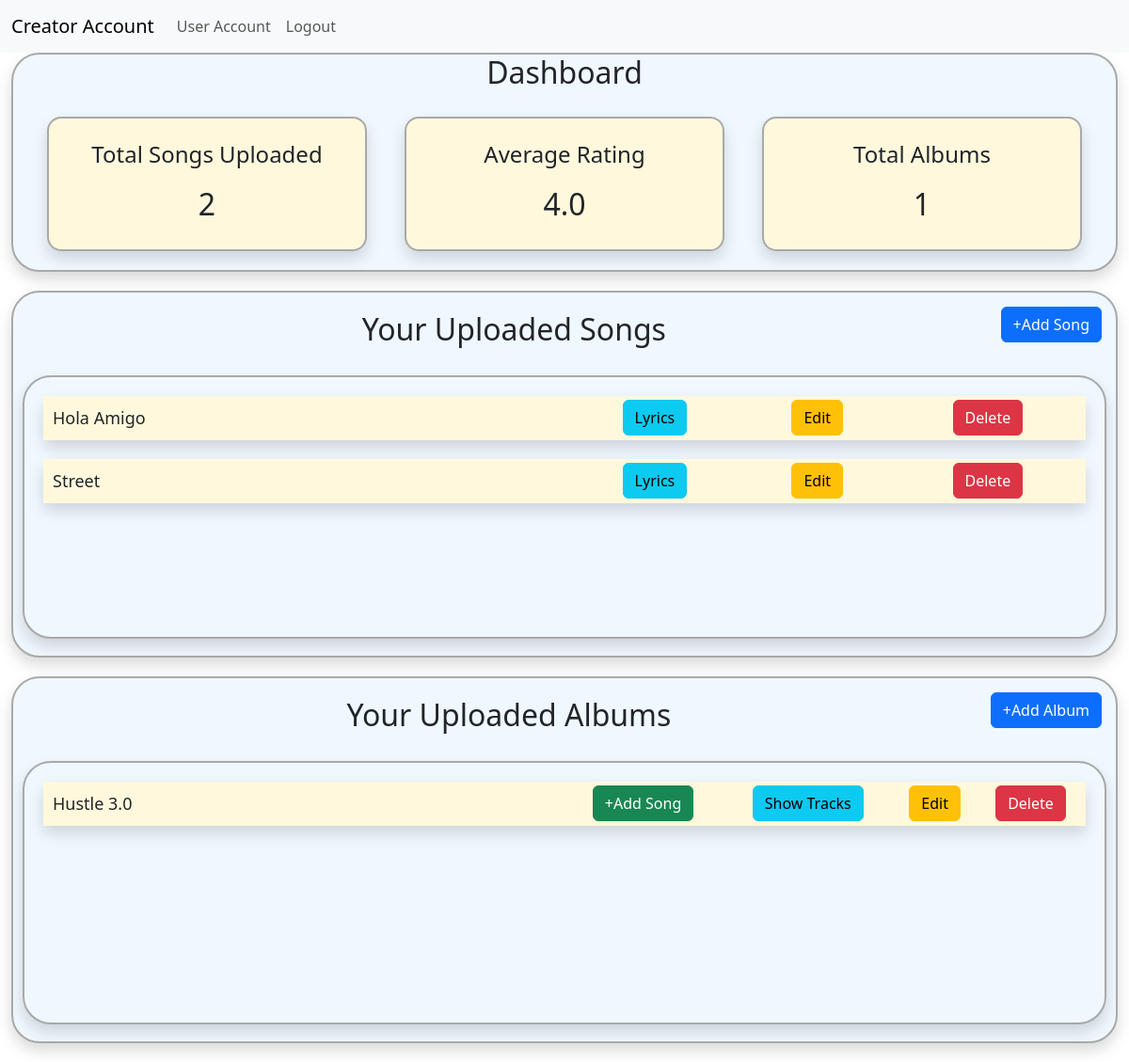
Before: /home/1/creator_account with the older database file.
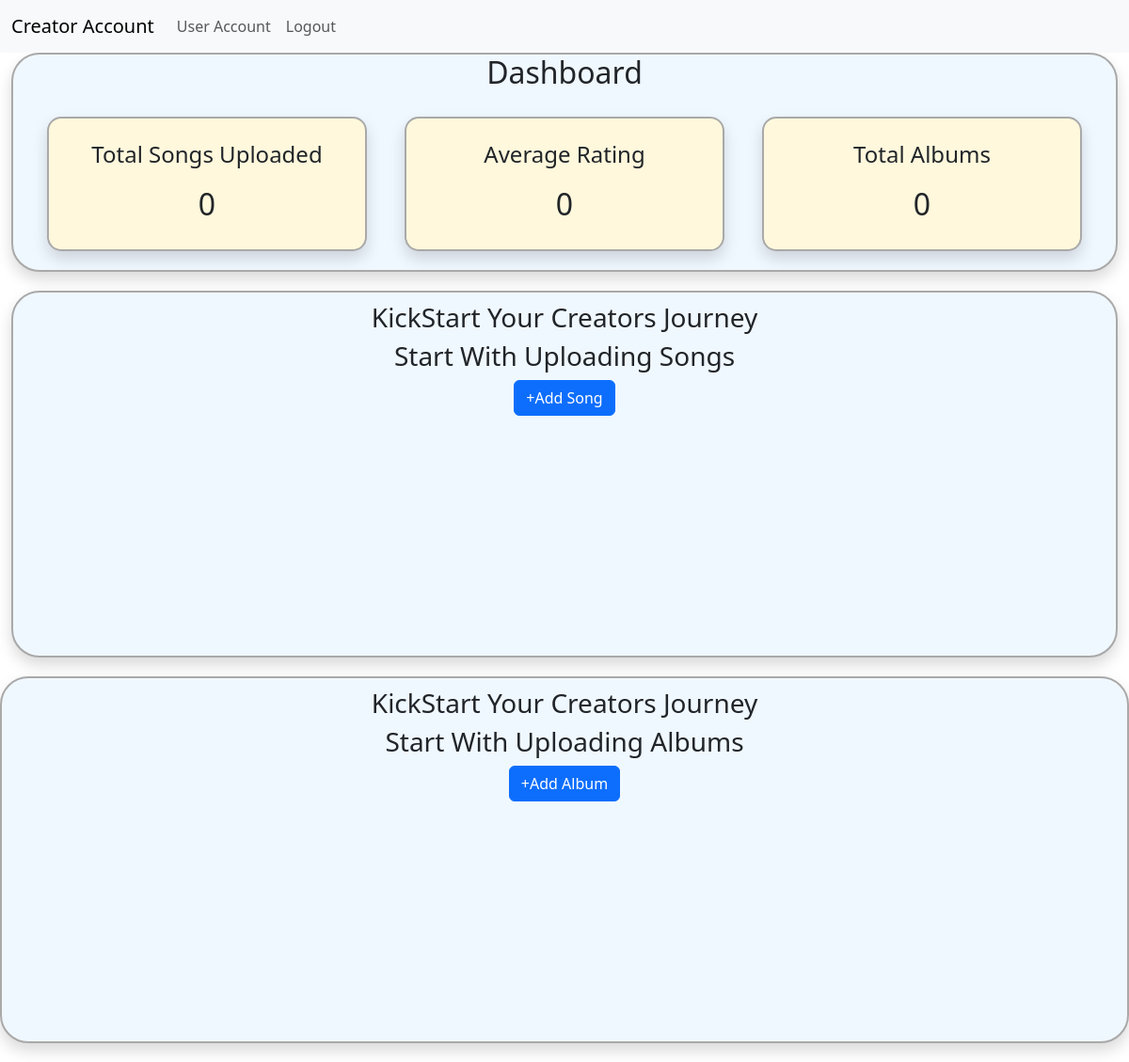
After: the same page with the newer database file.
### model1.py (models this page shows, shortened)
class Song(db.Model):
    song_id = db.Column(db.Integer, primary_key=True)
    song_name = db.Column(db.String(100), nullable=False)
    song_artist = db.Column(db.String(100))
    song_language = db.Column(db.String(30))
    song_genre = db.Column(db.String(50))
    song_lyrics = db.Column(db.Text())   # variable string size
    song_duration = db.Column(db.Integer)  # in seconds
    release_date = db.Column(db.String(20))
    creator_id = db.Column(db.Integer, db.ForeignKey("user.user_id"), nullable=False)
    album_id = db.Column(db.Integer, db.ForeignKey("album.album_id") ,default=None)
    song_path = db.Column(db.String(255),default=None)
    song_thumbnail = db.Column(db.String(255),default=None)
    song_play_count = db.Column(db.Integer, default=0)
    song_flag = db.Column(db.Boolean,default=False)
    song_avg_rating = db.Column(db.Float(), default=0) # included later during devlopement
    creator = db.relationship("User", backref="songs")
    ratings= db.relationship("Rating",backref="song",cascade="all, delete")
    playlists = db.relationship("Playlist_Songs",backref="song",cascade="all, delete")

class Album(db.Model):
    album_id = db.Column(db.Integer, primary_key=True)
    album_name = db.Column(db.String(100), nullable=False)
    album_genre = db.Column(db.String(50))
    album_artist = db.Column(db.String(100))
    creator_id = db.Column(db.Integer, db.ForeignKey("user.user_id"))
    album_thumbnail = db.Column(db.String(255))
    album_flag = db.Column(db.Boolean,default=False)
    songs = db.relationship("Song", backref="albums",cascade="all, delete")
    creator = db.relationship("User", backref="albums")

### app.py (the view)
@app.route("/home/<int:u_id>/creator_account", methods=["GET", "POST"])
def creator_account(u_id):
    user = User.query.get(u_id)
    songs = Song.query.filter_by(creator_id=u_id).all()
    albums = Album.query.filter_by(creator_id=u_id).all()
    avg_rating=0
    sum_ratings=0
    if songs:
        for song in songs :
            sum_ratings += song.song_avg_rating
        avg_rating=round(sum_ratings/len(songs),1)
    if request.method == "GET":
        if user.user_role_id == 1:
            return render_template("creator_account.html", user=user, songs=songs, albums=albums,avg_rating=avg_rating)
        else:
            return render_template("register_creator_form.html", user=user)
    if request.method == "POST":
        user.user_role_name = "creator"
        user.user_role_id = 1
        db.session.commit()
        return redirect("/home/{}/creator_account".format(u_id))

### app.py (called while the page is built)
@app.context_processor
def search_processor():
    return {'searched': request.form.get("searched")}

### templates/creator_account.html (shortened to what the changed rows need)
<!DOCTYPE html>
<html lang="en">
<head>
    <link href="https://cdn.jsdelivr.net/npm/bootstrap@5.3.2/dist/css/bootstrap.min.css" rel="stylesheet"
 />
</head>
<body>
    {% extends 'creator_navbar.html' %}
    {% block content %}
    <div class="container-fluid">
        <div class="dashboard shadow">
            <h2>Dashboard</h2>
            <div class="container text-center">
                <div class="row">
                    <div class="col shadow" id="dashboard-1">
                        <p style="font-size:x-large;">Total Songs Uploaded</p>
                        <h2>{{songs|length}}</h2>
                    </div>
                    <div class="col shadow" id="dashboard-1">
                        <p style="font-size:x-large;">Average Rating</p>
                        <h2>{{avg_rating}}</h2>
                    </div>
                    <div class="col shadow" id="dashboard-1">
                        <p style="font-size:x-large;">Total Albums </p>
                        <h2>{{albums|length}}</h2>
                    </div>
                </div>
            </div>
        </div>
        <div class="songs shadow">
            {% if songs|length == 0 %}
            <div style="text-align: center;">
                <h3>KickStart your creators journey</h3>
                <h3>start with uploading songs</h3>
                <a class="btn btn-primary" href="/add_song/{{user.user_id}}" type="button">+Add Song</a>
            </div>
            {% else %}
            <div style="font-size:xx-large" class="songs-heading">
                <span style="font-weight:500">your uploaded songs</span>
               <a style="text-align:right; float:inline-end" class="btn btn-primary" href="/add_song/{{user.user_id}}" type="button">+Add Song</a>
            </div>
            <div class="song1 shadow">
                        {% for song in songs %}
                        <div class="song shadow rounded-3">
                            <table bgcolor="cornsilk" class="song-table">
                            <tr >
                                <td style="text-align: left;padding:10px;font-size:large;width:50%">{{song.song_name}}</td>
                                <td>
                                    <a class="btn btn-info"
                                        href="/creator_song_lyrics/{{user.user_id}}/{{song.song_id}}"
                                        type="button">Lyrics</a>
                                </td>
                                <td>
                                    <a class="btn btn-warning" type="button"
                                        href="/edit_song/{{user.user_id}}/{{song.song_id}}">Edit</a>
                                </td>
                                <td>
                                    <a class="btn btn-danger" type="button"
                                        href="/delete_song/{{user.user_id}}/{{song.song_id}}">delete</a>
                                </td>
                            </tr>
                        </table>
                        </div>
                        {% endfor %}
                {% endif %}
            </div>
        </div>
        <div class="songs shadow ">
            {% if albums|length == 0 %}
            <div style="text-align: center;">
                <h3>KickStart your creators journey</h3>
                <h3>start with uploading Albums</h3>
                <a class="btn btn-primary" href="/add_album/{{user.user_id}}" type="button">+Add Album</a>
            </div>
            {% else %}
            <div style="font-size:xx-large" class="songs-heading ">
                <span style="font-weight:500">your uploaded Albums</span>
               <a style="text-align:right; float:inline-end" class="btn btn-primary" href="/add_album/{{user.user_id}}" type="button">+Add Album</a>
            </div>
            <div class="song1 shadow">
                        {% for album in albums %}
                        <div class="song shadow">
                            <table bgcolor="cornsilk" class="song-table">
                            <tr >
                                <td style="text-align: left;padding:10px;font-size:large;width:50%">{{album.album_name}}</td>
                                <td>
                                    <a class="btn btn-success" href="/add_album_song/{{user.user_id}}/{{album.album_id}}" type="button">+Add Song</a>
                                </td>
                                <td>
                                    <a class="btn btn-info"
                                        href="/creator_album_songs/{{user.user_id}}/{{album.album_id}}"
                                        type="button">Show Tracks</a>
                                </td>
                                <td>
                                    <a class="btn btn-warning" type="button"
                                        href="/edit_album/{{user.user_id}}/{{album.album_id}}">Edit</a>
                                </td>
                                <td>
                                    <a class="btn btn-danger" type="button"
                                        href="/delete_album/{{user.user_id}}/{{album.album_id}}">delete</a>
                                </td>
                            </tr>
                        </table>
                        </div>
                        {% endfor %}
                {% endif %}
            </div>
        </div>
    </div>
    {% endblock %}

Changed rows visible on the page:
removed Song: song_name "Hola Amigo"
removed Song: song_name "Street"
removed Album: album_name "Hustle 3.0"
Other visible differences:
{{ songs|length }}: "2" → "0"
{{ avg_rating }}: "4.0" → "0"
{{ albums|length }}: "1" → "0"
text no longer shown: "Your Uploaded Songs Your Uploaded Albums"
text now shown: "KickStart Your Creators Journey Start With Uploading Songs KickStart Your Creators Journey Start With Uploading Albums"
